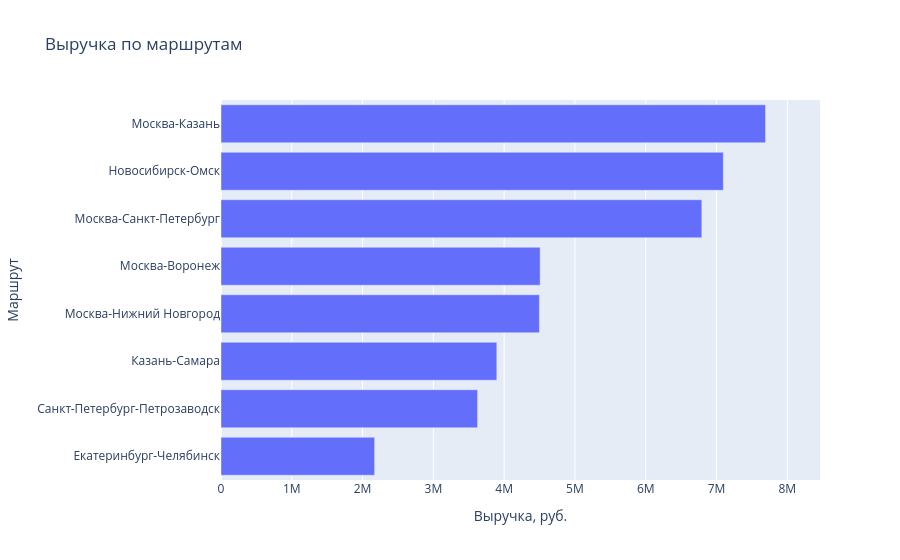

Notebook cell for this chart:
### Markdown cell above
### Задание 4

1. Постройте интерактивную столбчатую диаграмму (`px.bar`) выручки по маршрутам.
   Отсортируйте столбцы по значению.
2. Добавьте в `hover_data` число рейсов по маршруту, чтобы при наведении было видно
   и выручку, и количество.
3. Сохраните график в `charts/revenue_by_route.html` и откройте файл в браузере.
4. Постройте `px.box` стоимости рейса по типам груза. Чем интерактивный «ящик»
   удобнее статичного?

### Code cell
# 1) - 3)
route_stats = (df.groupby("route")
               .agg(revenue=("cost_rub", "sum"), trips=("trip_id", "count"))
               .reset_index()
               .sort_values("revenue"))

fig = px.bar(route_stats, x="revenue", y="route", orientation="h",
             hover_data=["trips"],
             title="Выручка по маршрутам",
             labels={"revenue": "Выручка, руб.", "route": "Маршрут",
                     "trips": "Число рейсов"})
fig.update_xaxes(range=[0, route_stats["revenue"].max() * 1.1])
fig.show()

Path("charts").mkdir(exist_ok=True)
fig.write_html("charts/revenue_by_route.html", include_plotlyjs=True)
print("сохранено: charts/revenue_by_route.html")

### Figure 1 — Plotly figure (JSON) as saved in the notebook; plotly's stock layout.template omitted (floating-point values rounded to 4 significant figures)
{"data": [{"customdata": [[120], [95], [131], [123], [103], [111], [119], [108]], "hovertemplate": "Выручка, руб.=%{x}<br>Маршрут=%{y}<br>Число рейсов=%{customdata[0]}<extra></extra>", "legendgroup": "", "marker": {"color": "#636efa", "pattern": {"shape": ""}}, "name": "", "orientation": "h", "showlegend": false, "textposition": "auto", "type": "bar", "x": [2170340, 3624770, 3896140, 4497860, 4508350, 6792210, 7096250, 7692450], "xaxis": "x", "y": ["Екатеринбург-Челябинск", "Санкт-Петербург-Петрозаводск", "Казань-Самара", "Москва-Нижний Новгород", "Москва-Воронеж", "Москва-Санкт-Петербург", "Новосибирск-Омск", "Москва-Казань"], "yaxis": "y"}], "layout": {"barmode": "relative", "legend": {"tracegroupgap": 0}, "title": {"text": "Выручка по маршрутам"}, "xaxis": {"anchor": "y", "domain": [0, 1], "range": [0, 8461695], "title": {"text": "Выручка, руб."}}, "yaxis": {"anchor": "x", "domain": [0, 1], "title": {"text": "Маршрут"}}}}
